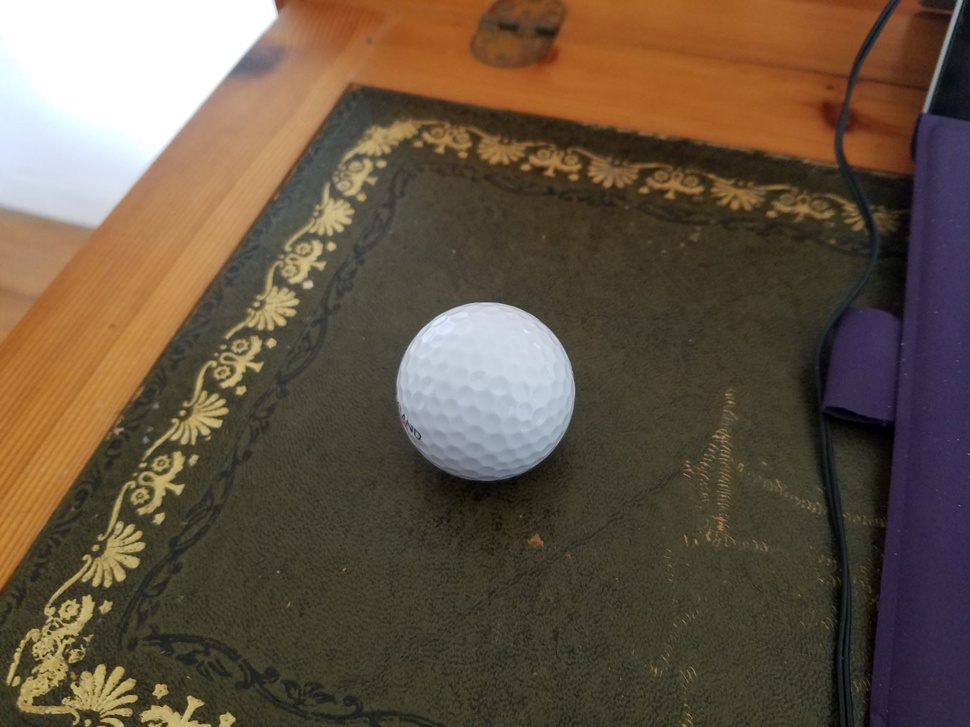
#> input picture ballimage.jpg, 970 x 727 px, shrunk from 1632 x 1224 before the run, found by its file name
$ python cannyedge.py
#> lines starting #> are read from the running program, lines starting #| are printed output that depends on the picture
import numpy as np
import cv2 as cv
from matplotlib import pyplot as plt


imagename='ballimage.jpg' #Replace ballimage.jpg with the name of your image

img = cv.imread(imagename,0)
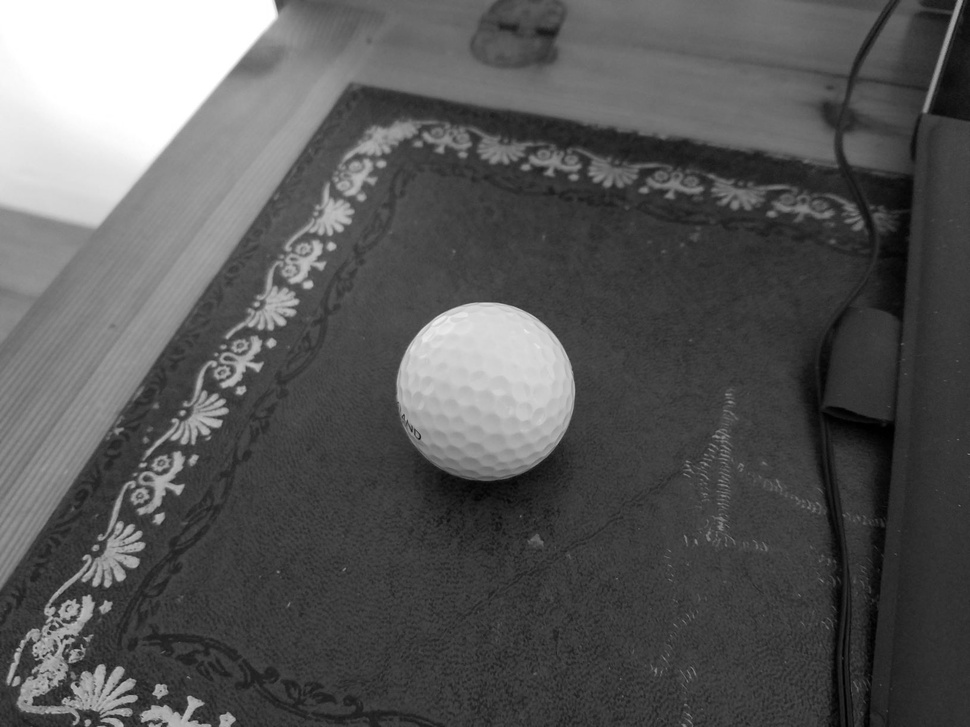
#> img: shape (727, 970); min 0, max 255, mean 88.3
edges = cv.Canny(img,100,200)
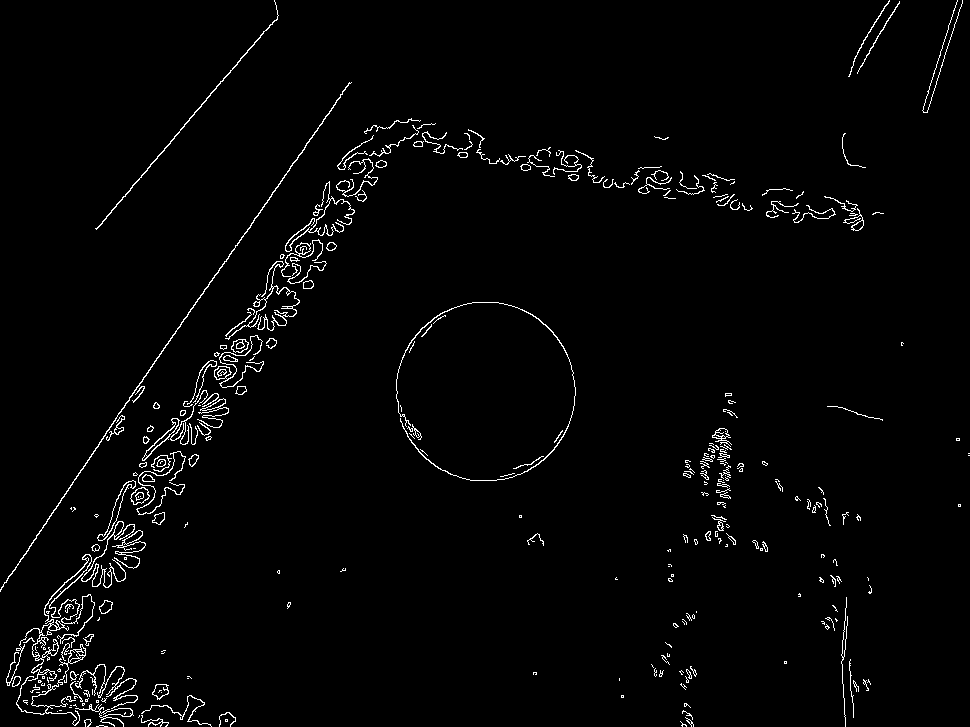
#> edges: shape (727, 970); 2.1% white in thin lines or dots
plt.subplot(121),plt.imshow(img,cmap = 'gray')
plt.title('Original Image'), plt.xticks([]), plt.yticks([])
plt.subplot(122),plt.imshow(edges,cmap = 'gray')
plt.title('Edge Image'), plt.xticks([]), plt.yticks([])
plt.show()
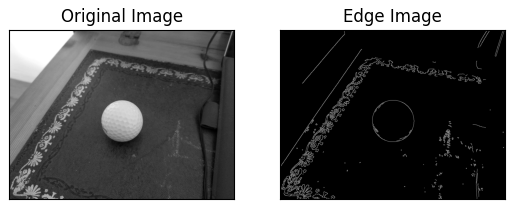
#> figure drawn by matplotlib, 2 panels
